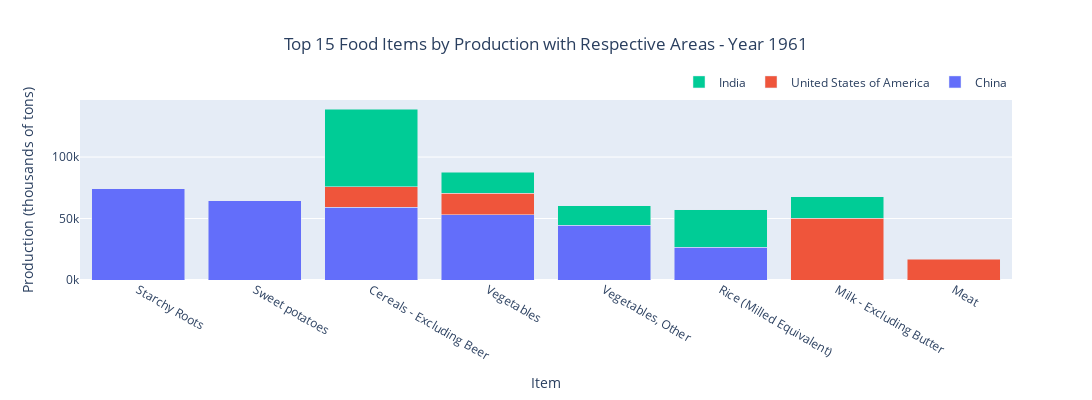
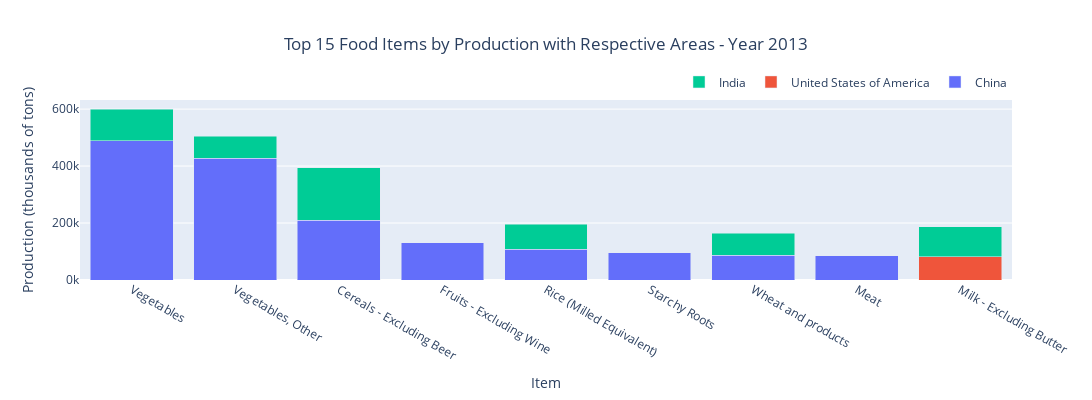

The notebook cell saved with these charts, in order:
### Markdown cell above
Now let's observe the top 15 food items by production in 1961 and 2013, highlighting the associated country.

### Code cell
# filter the data to include only the year 1961 and the 'Food' elements
df_1961_food = df_fao[(df_fao.index == 1961) & (df_fao['element'] == 'Food')]
df_2013_food = df_fao[(df_fao.index == 2013) & (df_fao['element'] == 'Food')]

# sort the filtered DataFrame based on the 'production' column in descending order
top_15_production_items_1961_food = df_1961_food.groupby(['item', 'area']).sum().sort_values(by='production', ascending=False).head(15).reset_index()
top_15_production_items_2013_food = df_2013_food.groupby(['item', 'area']).sum().sort_values(by='production', ascending=False).head(15).reset_index()

# divide the values on the y-axis by 1000 (thousands)
top_15_production_items_1961_food['production'] /= 1000
top_15_production_items_2013_food['production'] /= 1000

# get a list of unique areas
all_areas = list(set(top_15_production_items_1961_food['area'].unique()).union(set(top_15_production_items_2013_food['area'].unique())))

# define colors using Plotly's color scale
colors = px.colors.qualitative.Plotly

# create figure for 1961
fig_1961 = go.Figure()
for i, area in enumerate(all_areas):
    data_area = top_15_production_items_1961_food[top_15_production_items_1961_food['area'] == area]
    fig_1961.add_trace(go.Bar(x=data_area['item'], y=data_area['production'], name=area, marker_color=colors[i % len(colors)]))

fig_1961.update_layout(
    title=dict(text='Top 15 Food Items by Production with Respective Areas - Year 1961', x=0.5),
    xaxis=dict(title='Item'),
    yaxis=dict(title='Production (thousands of tons)', ticksuffix='k'),  # add 'k' suffix to tick labels
    barmode='stack',
    width=1800,  # set width to 1800 pixels
    height=400,   # set height to 400 pixels
    legend=dict(orientation='h', yanchor='bottom', y=1.02, xanchor='right', x=1)
)

# create figure for 2013
fig_2013 = go.Figure()
for i, area in enumerate(all_areas):
    data_area = top_15_production_items_2013_food[top_15_production_items_2013_food['area'] == area]
    fig_2013.add_trace(go.Bar(x=data_area['item'], y=data_area['production'], name=area, marker_color=colors[i % len(colors)]))

fig_2013.update_layout(
    title=dict(text='Top 15 Food Items by Production with Respective Areas - Year 2013', x=0.5),
    xaxis=dict(title='Item'),
    yaxis=dict(title='Production (thousands of tons)', ticksuffix='k'),  # add 'k' suffix to tick labels
    barmode='stack',
    width=1800,  # set width to 1800 pixels
    height=400,   # set height to 400 pixels
    legend=dict(orientation='h', yanchor='bottom', y=1.02, xanchor='right', x=1)
)

# Show the plots
fig_1961.show()
fig_2013.show()

### Figure 1 — Plotly figure (JSON) as saved in the notebook; plotly's stock layout.template omitted (floating-point values rounded to 4 significant figures)
{"data": [{"marker": {"color": "#636EFA"}, "name": "China", "type": "bar", "x": ["Starchy Roots", "Sweet potatoes", "Cereals - Excluding Beer", "Vegetables", "Vegetables, Other", "Rice (Milled Equivalent)"], "y": [74.07, 64.32, 59.26, 52.97, 44.73, 26.69]}, {"marker": {"color": "#EF553B"}, "name": "United States of America", "type": "bar", "x": ["Milk - Excluding Butter", "Vegetables", "Meat", "Cereals - Excluding Beer"], "y": [50.29, 17.71, 16.78, 16.41]}, {"marker": {"color": "#00CC96"}, "name": "India", "type": "bar", "x": ["Cereals - Excluding Beer", "Rice (Milled Equivalent)", "Milk - Excluding Butter", "Vegetables", "Vegetables, Other"], "y": [63.43, 30.62, 17.49, 16.93, 15.47]}], "layout": {"barmode": "stack", "height": 400, "legend": {"orientation": "h", "x": 1, "xanchor": "right", "y": 1.02, "yanchor": "bottom"}, "title": {"text": "Top 15 Food Items by Production with Respective Areas - Year 1961", "x": 0.5}, "width": 1800, "xaxis": {"title": {"text": "Item"}}, "yaxis": {"ticksuffix": "k", "title": {"text": "Production (thousands of tons)"}}}}

### Figure 2 — Plotly figure (JSON) as saved in the notebook; plotly's stock layout.template omitted (floating-point values rounded to 4 significant figures)
{"data": [{"marker": {"color": "#636EFA"}, "name": "China", "type": "bar", "x": ["Vegetables", "Vegetables, Other", "Cereals - Excluding Beer", "Fruits - Excluding Wine", "Rice (Milled Equivalent)", "Starchy Roots", "Wheat and products", "Meat"], "y": [489.3, 426.9, 209.0, 130.1, 108.3, 95.21, 87.78, 84.59]}, {"marker": {"color": "#EF553B"}, "name": "United States of America", "type": "bar", "x": ["Milk - Excluding Butter"], "y": [81.51]}, {"marker": {"color": "#00CC96"}, "name": "India", "type": "bar", "x": ["Cereals - Excluding Beer", "Vegetables", "Milk - Excluding Butter", "Rice (Milled Equivalent)", "Vegetables, Other", "Wheat and products"], "y": [185.9, 111.1, 105.8, 87.01, 78.01, 75.83]}], "layout": {"barmode": "stack", "height": 400, "legend": {"orientation": "h", "x": 1, "xanchor": "right", "y": 1.02, "yanchor": "bottom"}, "title": {"text": "Top 15 Food Items by Production with Respective Areas - Year 2013", "x": 0.5}, "width": 1800, "xaxis": {"title": {"text": "Item"}}, "yaxis": {"ticksuffix": "k", "title": {"text": "Production (thousands of tons)"}}}}
